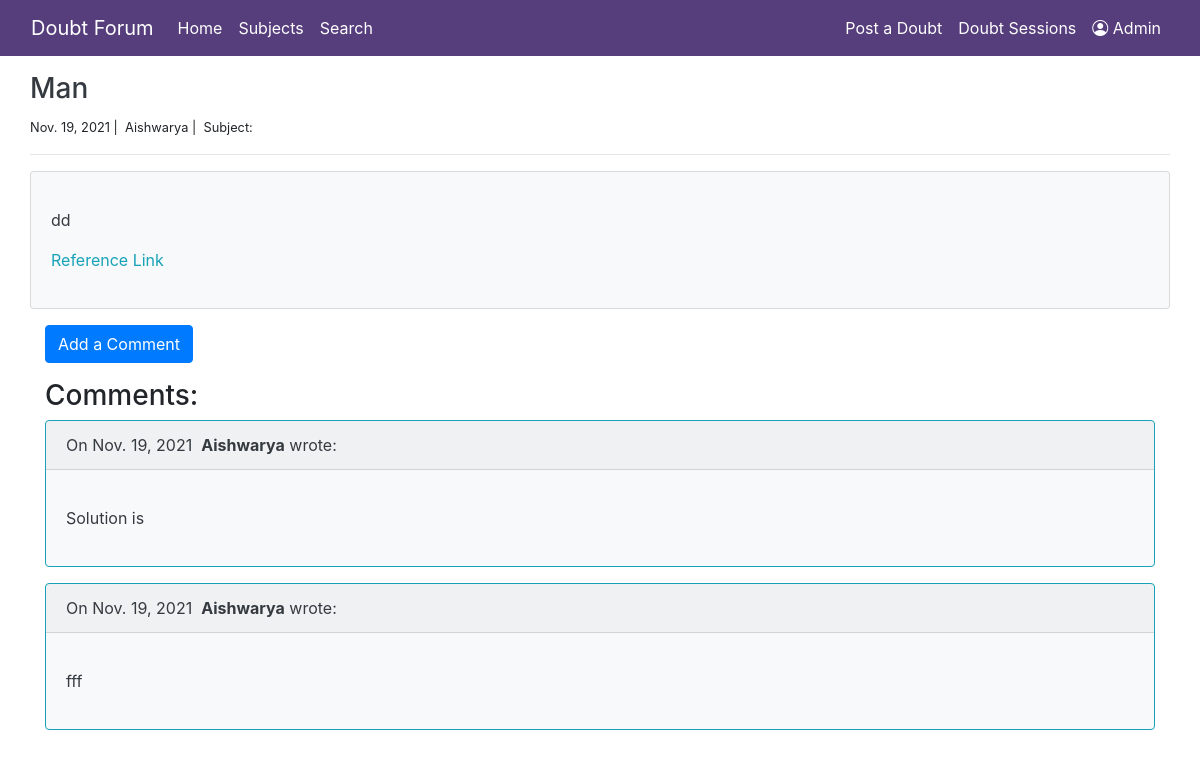
The page /6/ on the database as committed earlier.
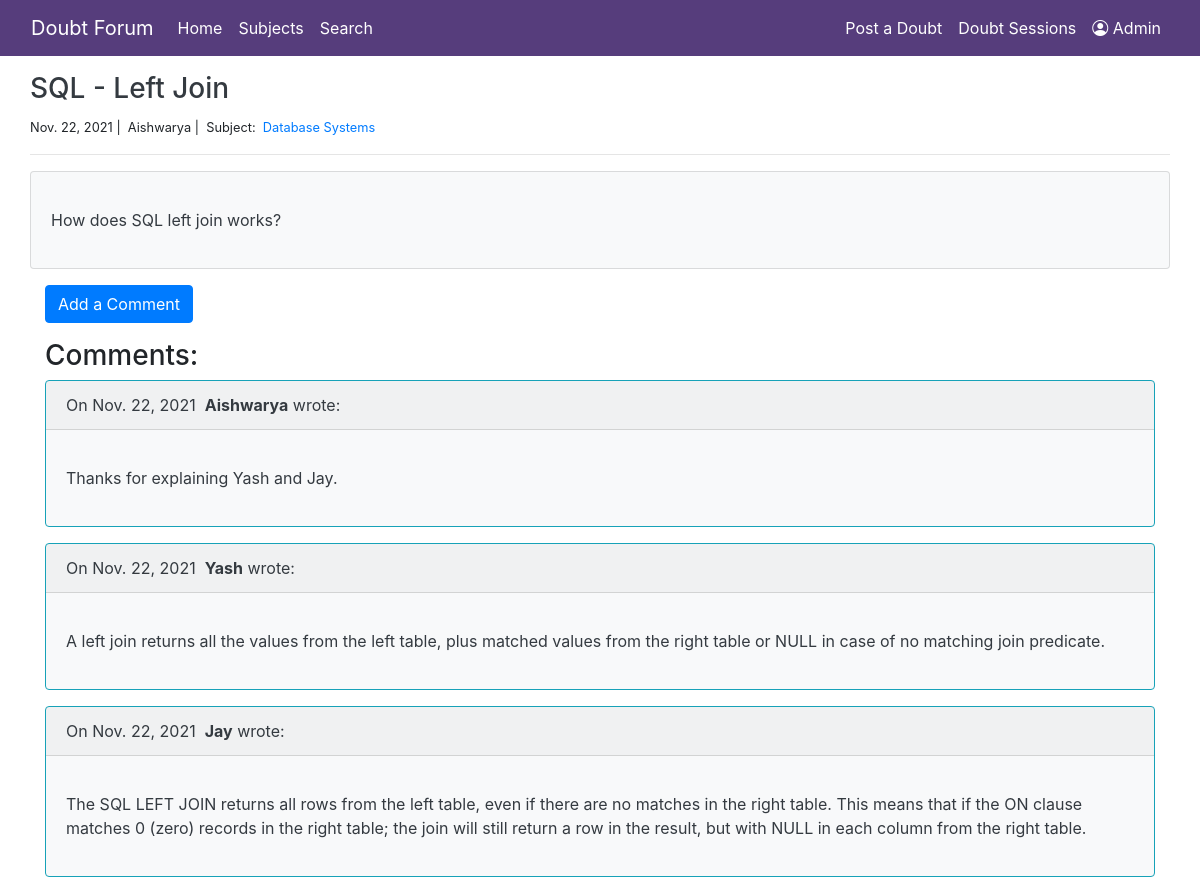
The same page on the database as committed later.
### DoubtForum/models.py (models this page shows, shortened)
class Doubt(models.Model):
    author = models.CharField(max_length=20)
    title = models.CharField(max_length=160)
    body = models.TextField()
    link = models.CharField(max_length=50, null=True, blank=True)
    created_on = models.DateTimeField(auto_now_add=True)
    subject = models.ManyToManyField('Subject', related_name='doubts')

class Comment(models.Model):
    author = models.CharField(max_length=60)
    body = models.TextField()
    created_on = models.DateTimeField(auto_now_add=True)
    doubt = models.ForeignKey('Doubt', on_delete=models.CASCADE)

class Subject(models.Model):
    name = models.CharField(max_length=20)

### DoubtForum/views.py (the view, shortened to what this page needs)
# urls.py: path('<int:pk>/', doubt_complete, name='doubt_complete'),
def doubt_complete(request, pk):
    doubt = Doubt.objects.get(pk=pk)
    form = CommentForm()
    comments = Comment.objects.filter(doubt=doubt).order_by('-created_on')
    context = {
        "doubt": doubt,
        "comments": comments,
        "form": form,
    }
    return render(request, "doubtComplete.html", context)

### templates/doubtComplete.html (shortened to what this page needs)
<!DOCTYPE html>
{% extends "base.html" %}
{% block page_content %}
<div class="col-md-12">
    <h3 class="mt-3"><a href="{% url 'doubt_complete' doubt.pk%}" class="text-dark">{{ doubt.title }}</a></h3>
    <small>
        {{ doubt.created_on.date }} |&nbsp; {{ doubt.author }} |&nbsp;
        Subject:&nbsp;
        {% for tag in doubt.subject.all %}
        <a href="{% url 'tagged_doubts' tag.name %}">
            {{ tag.name }}
        </a>&nbsp;
        {% endfor %}
    </small>
    <hr/>
        <div class="card text-dark bg-light mb-3">
            <div class="card-body">
                <p class="card-text">{{ doubt.body | linebreaks }}</p>
                {% if doubt.link is null or blank%}
                {% else %}
                    <p><a href="{{doubt.link}}" class="card-link text-info">Reference Link</a>&nbsp;</p>
                {% endif %}
            </div>
        </div>
        <div class="col-md-12">
        <button href="#Bar" class="btn btn-primary" data-toggle="collapse">Add a Comment</button>
        <h3 class="display-6 pt-3">Comments:</h3>
        {% for comment in comments %}
        <div class="card text-dark border-info bg-light mb-3">
            <div class="card-header"><h7 class="card-title">On {{comment.created_on.date }}&nbsp;
                <b>{{ comment.author }}</b> wrote:</h7></div>
            <div class="card-body">
                <p class="card-text">{{ comment.body | linebreaks }}</p>
            </div>
        </div>
    {% endfor %}
</div>
</div>
{% endblock %}

Rows that differ between the two databases and show on the page:
removed Comment: created_on "Nov. 19, 2021", author "Aishwarya", body "Solution is"
no longer on this page (row edited): Comment: created_on "Nov. 19, 2021", author "Aishwarya", body "fff"
changed Doubt "Aishwarya": title "Man" → "SQL - Left Join"; created_on "Nov. 19, 2021" → "Nov. 22, 2021"; body "dd" → "How does SQL left join works?"
added Subject: name "Database Systems"
added Comment: created_on "Nov. 22, 2021", author "Aishwarya", body "Thanks for explaining Yash and Jay."
added Comment: created_on "Nov. 22, 2021", author "Yash", body "A left join returns all the values from the left table, plus matched values from the right table or NULL in case of no matching join predicate."
added Comment: created_on "Nov. 22, 2021", author "Jay", body "The SQL LEFT JOIN returns all rows from the left table, even if there are no matches in the right table. This means that if the ON clause matches 0 (zero) records in the right table; the join will still return a row in the result, but with NULL in each column from the right table."
Other text that changed with them:
text no longer shown: "Reference Link"
